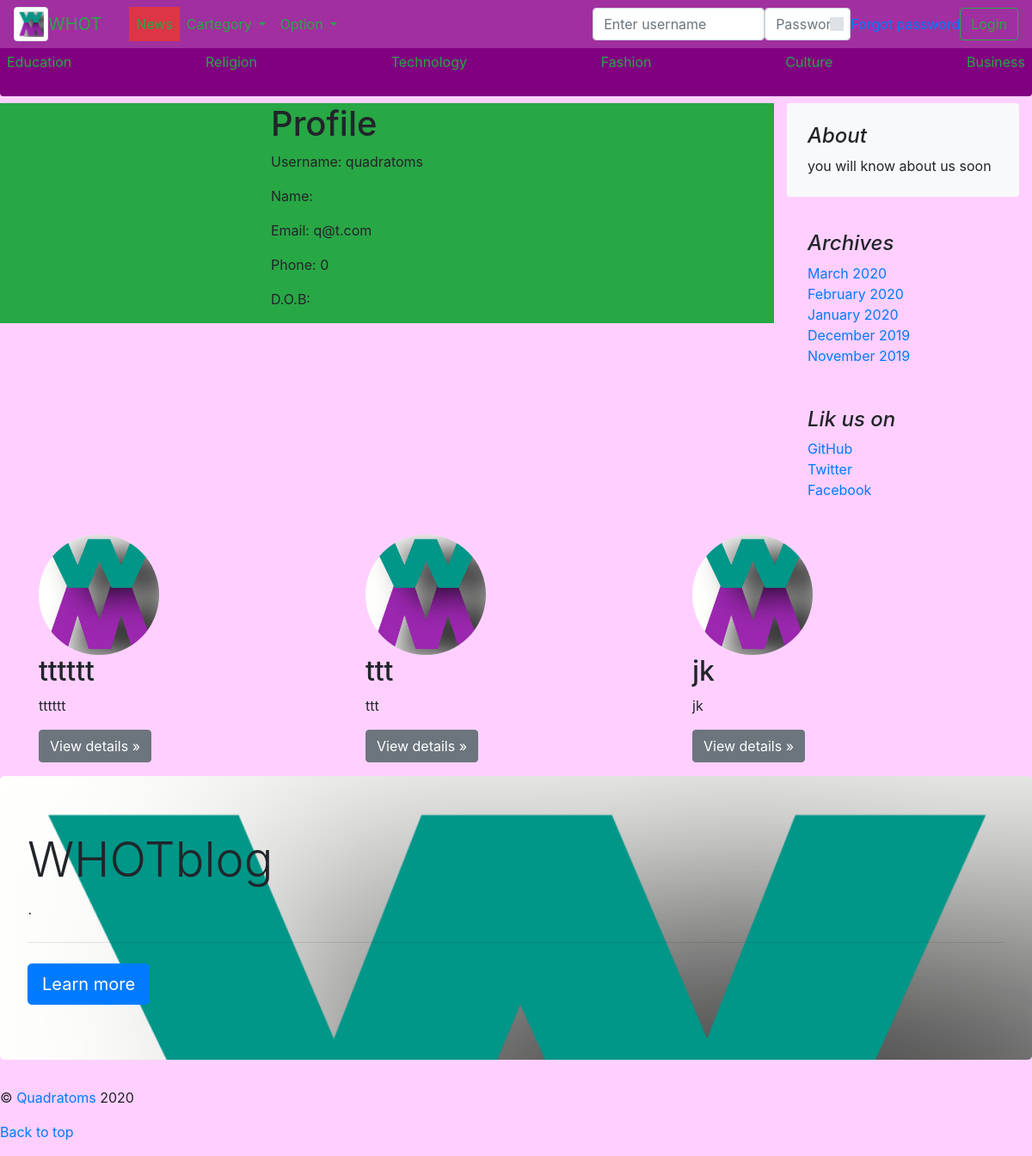
The page /whot/profile/1/ on the database its author committed.
### newblog/models.py (models this page shows)
class Profile(models.Model):
	user = models.OneToOneField(settings.AUTH_USER_MODEL, on_delete=models.CASCADE)
	name = models.CharField(max_length=100, null=True)
	age = models.DateField(blank=True, null=True)
	profession = models.CharField(max_length=10, null=True)
	telephone= models.IntegerField(default='0', blank=True, null=True)
	profile_pic=models.ImageField(blank=True, null=True)
	about=models.TextField(blank=True, null=True)
	def __str__(self):
		return self.name

### newblog/views.py (the view)
# urls.py: path('profile/<slug:id>/', views.profile, name='profile'),
def profile(request, id):
	r=p(request)
	profile=Profile.objects.get(id=id)
	userprof=User.objects.get(username=profile.user)
	return render(request, 't/profile.html', {'profile':profile, 'userprof':userprof, 'r':r})

### newblog/views.py (called while the page is built)
def p(request):
	p=Profile.objects.all()
	p=list(p)
	r=sample(p, 3)
	return r

### news/templates/t/profile.html (shortened to what this page needs)
{% extends 't/base2.html' %}
{% load static %}
{% block content %}
<div class="row bg-success">
  <div class="col col-md-4">
  </div>
  <div class="col col-md-8">
    <h1>{{userprof.first_name}} Profile {% if user == userprof %}<a href="/edit"><button class="btn btn-success">Edit</button></a>{% endif %}</h1>
    <p>Username: {{ userprof }}</p>
    <p>Name: {{ profile.first_name }}</p>
    <p>Email: {{ userprof.email }}</p>
    <p>Phone: {{ profile.telephone }}</p>
    <p>D.O.B: {{ profile.date }}</p>
  </div>
</div>
{% endblock %}

### news/templates/t/base2.html (shortened to what this page needs)
{% load static %}
<!doctype html>
<html lang="en">
<head>
  <link rel="stylesheet" href='{% static "bootstrap.min.css" %}'>
</head>
<body class="" style="background-color:#ffd0ff">
  <header>
    <div class="container-fluid">
      <nav class="navbar fixed-top navbar-expand-md navbar-dark" style="background-color:#a030a0">
        <img class="img img-thumbnail" width="40" src="{% static "whott.png" %}" preserveAspectRatio="xMidYMid slice"
          focusable="false" role="img">
        <a class="navbar-brand text-success" href="/whot">WHOT</a>
        <div class="collapse navbar-collapse" id="navbarSupportedContent">
          <ul class="navbar-nav mr-auto">
            <li class="nav-item active">
              <a class="nav-link text-success" href="/whot/profile/{{ user.id }}"><span class="sr-only">(current)</span></a>
            </li>
            <li class="nav-item">
              <a class="nav-link text-success btn-danger" href="/">News</a>
            </li>
            <li class="nav-item dropdown">
              <a class="nav-link dropdown-toggle text-success" href="#" id="navbarDropdown" role="button"
                data-toggle="dropdown" aria-haspopup="true" aria-expanded="false">
                Cartegory
              </a>
            </li>
            <li class="nav-item dropdown">
              <a class="nav-link dropdown-toggle text-success" href="#" id="navbarDropdown" role="button"
                data-toggle="dropdown" aria-haspopup="true" aria-expanded="false">
                Option
              </a>
            </li>
          </ul>
          {% if user.is_authenticated %}
          <br>
          {% else %}
          <form method='post' class="form-inline my-0 my-lg-0">
            <div class="form-group">
              <input style="max-width: 200px" type="text" class="form-control" name="login_username"
                aria-describedby="usernameHelp" placeholder="Enter username">
            </div>
            <div class="form-group">
              <input style="max-width: 100px" type="password" class="form-control" name="login_password"
                placeholder="Password">
            </div>
            <a href="/password_reset"><label class="custom-control-label">Forgot password</label></a>
            <button class="btn btn-outline-success my-0 my-sm-0" type="submit" name="btnsubmit">Login</button>
          </form>
          {% endif %}
        </div>
      </nav>
    </div>
  </header>
  <br>
  <br>
  <div class="container-fliud">
    <div class="table-responsive-sm py-1 mb-2 rounded" style="background-color:#800080">
      <nav class="table d-flex justify-content-between">
        <a class="p-2 text-success nav-link" href="/whot/article-cat/1">Education</a>
        <a class="p-2 text-success nav-link" href="/whot/article-cat/2">Religion</a>
        <a class="p-2 text-success nav-link" href="/whot/article-cat/3">Technology</a>
        <a class="p-2 text-success nav-link" href="/whot/article-cat/4">Fashion</a>
        <a class="p-2 text-success nav-link" href="/whot/article-cat/5">Culture</a>
        <a class="p-2 text-success nav-link" href="/whot/article-cat/6">Business</a>
      </nav>
    </div>
  </div>
  <main role="main" class="container-fluid">
    <div class="row">
      <div class="col-sm-9" style="position:relative;">
        {% block content %}
        {% endblock %}
      </div>
      <aside class="col-md-3 blog-sidebar">
        <div class="p-4 mb-3 bg-light rounded">
          <h4 class="font-italic">About</h4>
          <p class="mb-0">you will know about us soon</p>
        </div>
        <div class="p-4">
          <h4 class="font-italic">Archives</h4>
          <ol class="list-unstyled mb-0">
            <li><a class="navlink" href="#">March 2020</a></li>
            <li><a class="navlink" href="#">February 2020</a></li>
            <li><a class="navlink" href="#">January 2020</a></li>
            <li><a class="navlink" href="#">December 2019</a></li>
            <li><a class="navlink" href="#">November 2019</a></li>
          </ol>
        </div>
        <div class="p-4">
          <h4 class="font-italic">Lik us on</h4>
          <ol class="list-unstyled">
            <li><a href="https://github.com/quadratoms">GitHub</a></li>
            <li><a href="#">Twitter</a></li>
            <li><a href="#">Facebook</a></li>
          </ol>
        </div>
      </aside>
    </div>
  </main>
  <div class="container">
    <div class="row justified">
      {% for i in r %}
      <div class="col col-lg-4">
        {% if i.image %}
        <img class="bd-placeholder-img rounded-circle" width="140" height="140" src="{{ i.img.url }}"
          preserveAspectRatio="xMidYMid slice" focusable="false" role="img" aria-label="Placeholder: 140x140">
        {% else %}
        <img class="bd-placeholder-img rounded-circle" width="140" height="140" src="/static/whott.png"
          preserveAspectRatio="xMidYMid slice" focusable="false" role="img" aria-label="Placeholder: 140x140">
        {% endif %}
        <h2>{{ i.name }}</h2>
        <p>{{ i }}</p>
        <p><a class="btn btn-secondary" href="/whot/profile/{{ i.id }}" role="button">View details &raquo;</a></p>
      </div>
      {% endfor %}
    </div>
  </div>
  <footer class="footer">
    <div class="jumbotron" style="background-image: url('/static/whott.png'); background-size: cover">
      <h1 class="display-4">WHOTblog</h1>
      <p class="lead">.</p>
      <hr class="my-4">
      <a class="btn btn-primary btn-lg" href="#" role="button">Learn more</a>
    </div>
    <div class="nav">
      <p>©<a href="/"> Quadratoms</a> 2020</p>
    </div>
    <p>
      <a href="#">Back to top</a>
    </p>
  </footer>
</body>
</html>

### rows shown on the page
Profile: telephone "0", name "ttt"
Profile: name "tttttt"
Profile: name "jk"

### other values the page prints
{{ userprof }} "quadratoms"
{{ userprof.email }} "q@t.com"
